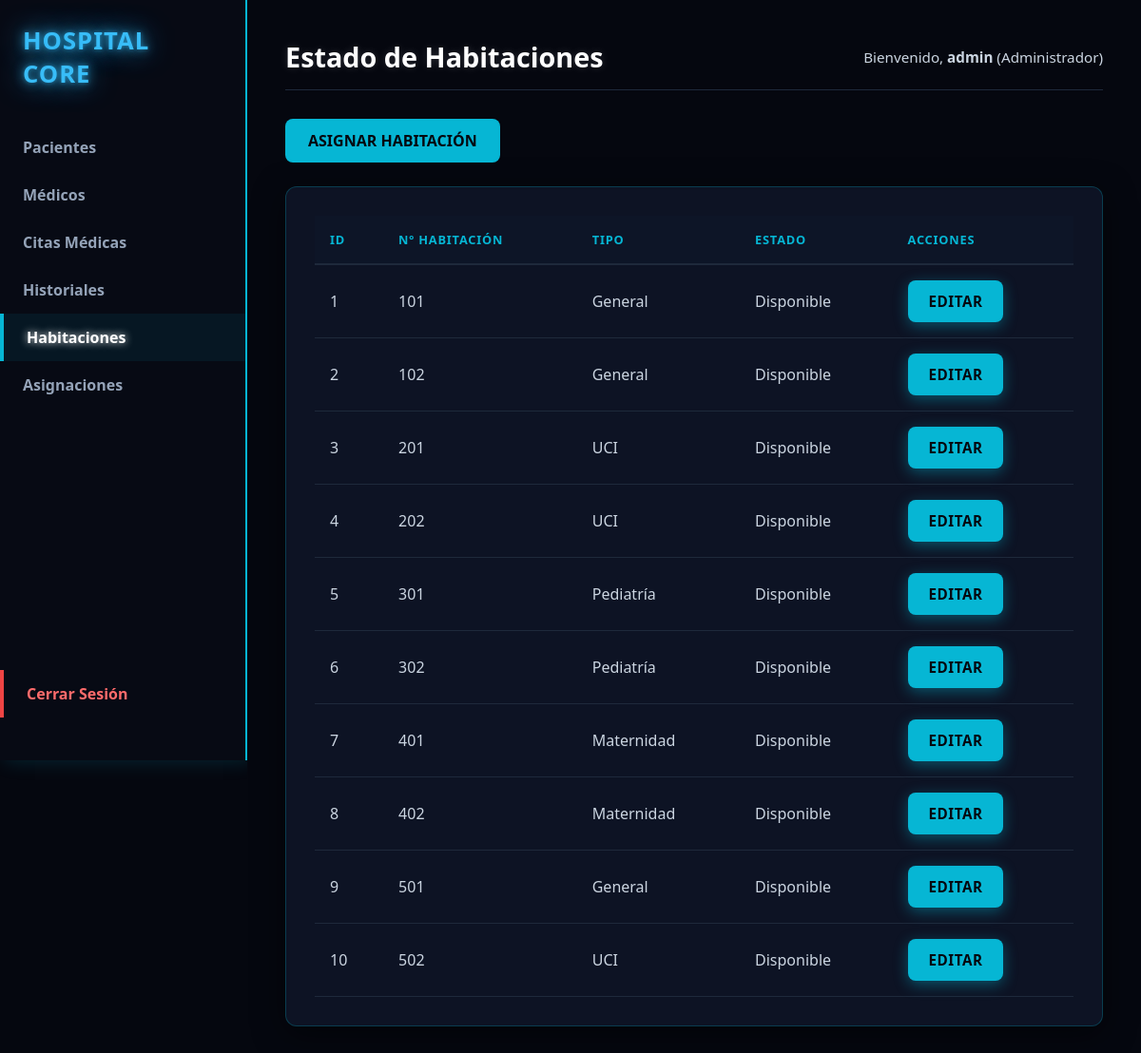
/index.php?url=habitaciones (signed in), run on the app's committed database.
### tables this page shows
CREATE TABLE habitaciones (
    id INT AUTO_INCREMENT PRIMARY KEY,
    numero_habitacion VARCHAR(10) NOT NULL UNIQUE,
    tipo ENUM('General', 'UCI', 'Pediatría', 'Maternidad') NOT NULL,
    estado ENUM('Disponible', 'Ocupada', 'Mantenimiento') DEFAULT 'Disponible'
);

### app/Controllers/HabitacionController.php (called while the page is built, shortened)
<?php
class HabitacionController {
    private $db;
    public function __construct() {
        $database = new Database();
        $this->db = $database->getConnection();
    }
    public function index() {
        try {
            $query = "SELECT id, numero_habitacion, tipo, estado FROM habitaciones ORDER BY numero_habitacion ASC";
            $stmt = $this->db->prepare($query);
            $stmt->execute();
            $habitaciones = $stmt->fetchAll(PDO::FETCH_ASSOC);
        } catch (PDOException $e) {
            $habitaciones = [];
        }
        require_once __DIR__ . '/../Views/shared/layout.php';
    }
}

### app/config/Database.php (called while the page is built)
<?php
class Database {
    private static $host;
    private static $port;
    private static $db_name;
    private static $username;
    private static $password;
    private static $conn = null;
    public static function getConnection() {
        if (self::$conn === null) {
            self::$host = getenv('DB_HOST') ?: '127.0.0.1';
            self::$port = getenv('DB_PORT') ?: '3306';
            self::$db_name = getenv('DB_NAME') ?: 'sistema_hospitalario';
            self::$username = getenv('DB_USERNAME') ?: 'root';
            self::$password = getenv('DB_PASSWORD') ?: '';
            try {
                self::$conn = new PDO(
                    "mysql:host=" . self::$host . ";port=" . self::$port . ";dbname=" . self::$db_name . ";charset=utf8",
                    self::$username,
                    self::$password
                );
                self::$conn->setAttribute(PDO::ATTR_ERRMODE, PDO::ERRMODE_EXCEPTION);
            } catch (PDOException $exception) {
                die("Error de conexión en la base de datos: " . $exception->getMessage());
            }
        }
        return self::$conn;
    }
}

### app/Views/habitaciones/index.php (the view)
<div class="page-header">
    <a href="index.php?url=habitaciones/crear" class="btn btn-primary">Asignar Habitación</a>
</div>
<div class="table-container">
    <table>
        <thead>
            <tr>
                <th>ID</th>
                <th>Nº Habitación</th>
                <th>Tipo</th>
                <th>Estado</th>
                <th>Acciones</th>
            </tr>
        </thead>
        <tbody>
            <?php if (empty($habitaciones)): ?>
                <tr>
                    <td colspan="5" class="table-empty">No hay habitaciones configuradas.</td>
                </tr>
            <?php else: ?>
                <?php foreach ($habitaciones as $hab): ?>
                    <tr>
                        <td><?= $hab['id']; ?></td>
                        <td><?= htmlspecialchars($hab['numero_habitacion']); ?></td>
                        <td><?= htmlspecialchars($hab['tipo']); ?></td>
                        <td><?= htmlspecialchars($hab['estado']); ?></td>
                        <td>
                            <a href="index.php?url=habitaciones/editar&id=<?= $hab['id']; ?>" class="btn-action btn-edit">Editar</a>
                        </td>
                    </tr>
                <?php endforeach; ?>
            <?php endif; ?>
        </tbody>
    </table>
</div>

### public/css/style.css (style rules this page uses)
* { margin: 0; padding: 0; box-sizing: border-box; font-family: 'Segoe UI', -apple-system, BlinkMacSystemFont, Roboto, sans-serif; }
body { background-color: #05070f !important; color: #e2e8f0; min-height: 100vh; }
.page-header .btn-primary { margin-bottom: 25px; }
.table-container, .form-container { background: rgba(15, 23, 42, 0.8); border: 1px solid rgba(6, 182, 212, 0.25); border-radius: 12px; padding: 30px; box-shadow: 0 8px 32px rgba(0, 0, 0, 0.5); transition: all 0.3s ease; }
table { width: 100%; border-collapse: collapse; text-align: left; }
th { background-color: #0d1527; color: #06b6d4; padding: 16px; font-weight: 700; text-transform: uppercase; font-size: 0.8rem; letter-spacing: 0.8px; border-bottom: 2px solid #1e293b; }
td { padding: 16px; border-bottom: 1px solid #1e293b; color: #cbd5e1; }
.btn, .btn-submit { display: inline-block; padding: 12px 24px; border-radius: 8px; font-weight: 700; text-transform: uppercase; text-decoration: none; cursor: pointer; border: none; transition: all 0.3s ease; }
.btn-primary, .btn-submit { background-color: #06b6d4; color: #05070f; }
.btn-action { display: inline-block; padding: 12px 22px; font-size: 0.95rem; border-radius: 8px; font-weight: 700; text-decoration: none; text-transform: uppercase; letter-spacing: 0.5px; border: none; cursor: pointer; transition: all 0.3s ease; }
.btn-edit { background-color: #06b6d4 !important; color: #05070f !important; box-shadow: 0 4px 15px rgba(6, 182, 212, 0.4) !important; }
.btn-action { display: inline-block !important; padding: 12px 22px !important; font-size: 0.95rem !important; border-radius: 8px !important; font-weight: 700 !important; text-transform: uppercase !important; letter-spacing: 0.5px !important; text-decoration: none !important; cursor: pointer !important; transition: all 0.3s ease !important; text-align: center !important; min-width: 100px; }

### data on the page
habitaciones: id "1", numero_habitacion "101", tipo "General", estado "Disponible"
habitaciones: id "2", numero_habitacion "102", tipo "General", estado "Disponible"
habitaciones: id "3", numero_habitacion "201", tipo "UCI", estado "Disponible"
habitaciones: id "4", numero_habitacion "202", tipo "UCI", estado "Disponible"
habitaciones: id "5", numero_habitacion "301", tipo "Pediatría", estado "Disponible"
habitaciones: id "6", numero_habitacion "302", tipo "Pediatría", estado "Disponible"
habitaciones: id "7", numero_habitacion "401", tipo "Maternidad", estado "Disponible"
habitaciones: id "8", numero_habitacion "402", tipo "Maternidad", estado "Disponible"
habitaciones: id "9", numero_habitacion "501", tipo "General", estado "Disponible"
habitaciones: id "10", numero_habitacion "502", tipo "UCI", estado "Disponible"

### other printed values
$pageTitle "Estado de Habitaciones"
$_SESSION['usuario'] "admin"
$_SESSION['rol'] "Administrador"
